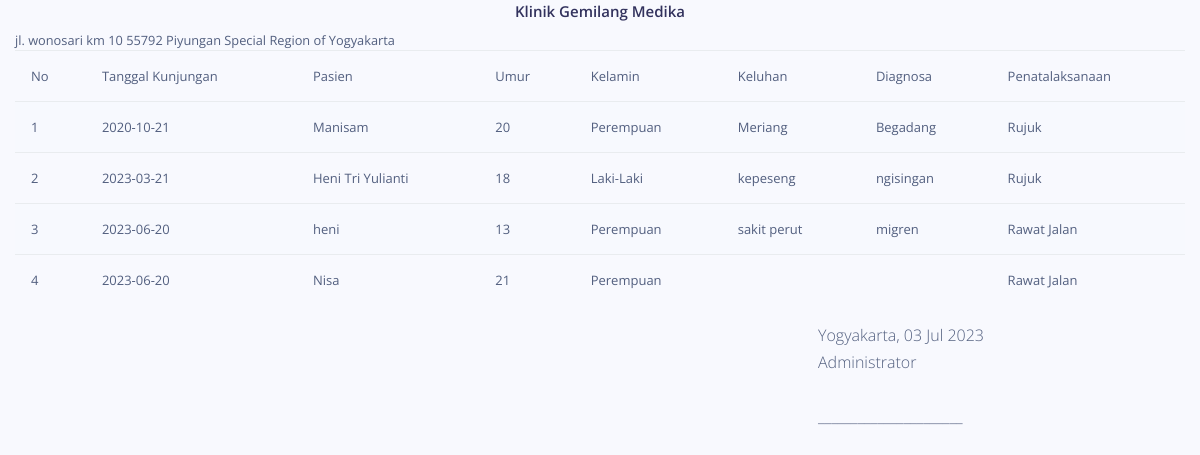
The app's page /index.php/admin/kunjungan/laporan with its own data.
### tables this page shows
CREATE TABLE `berobat` (
  `id_berobat` int(11) NOT NULL,
  `id_pasien` int(11) NOT NULL,
  `id_dokter` int(11) NOT NULL,
  `tgl_berobat` date NOT NULL,
  `keluhan` text NOT NULL,
  `diagnosa` varchar(100) NOT NULL,
  `penatalaksaan` enum('Rawat Jalan','Rawat Inap','Rujuk','Lainnya') NOT NULL
);

CREATE TABLE `pasien` (
  `id_pasien` int(11) NOT NULL,
  `nama_pasien` varchar(50) NOT NULL,
  `jk_pasien` enum('L','P') NOT NULL,
  `umur_pasien` int(11) NOT NULL
);

### application/controllers/admin/Kunjungan.php (called while the page is built, shortened)
<?php
class Kunjungan extends CI_Controller {
	public function __construct()
	{
		$this->load->model('Kunjungan_m');
		$this->load->model('Dokter_m');
		$this->load->model('Pasien_m');
		$this->load->model('Obat_m');
		$this->load->library('form_validation');
	}
	public function laporan()
	{
		$data['title'] = 'Laporan Kunjungan/Berobat';
		$data['kunjungan'] = $this->Kunjungan_m->get_join('berobat')->result_array();
		$this->load->view('layout/header', $data);
		$this->load->view('admin/laporan/laporan_kunjungan');
		$this->load->view('layout/footer');
	}
}

### index.php (called while the page is built, shortened)
<?php
require_once BASEPATH.'core/CodeIgniter.php';

### application/models/Kunjungan_m.php (called while the page is built, shortened)
<?php
class Kunjungan_m extends CI_Model {
	public function get_join($table)
	{
		$this->db->join("dokter", "dokter.id_dokter = $table.id_dokter");
		$this->db->join("pasien", "pasien.id_pasien = $table.id_pasien");
		return $this->db->get($table);
	}
}

### application/views/admin/laporan/laporan_kunjungan.php (the view, shortened to what this page needs)
<div class="container-fluid">
	<h4 class="text-center">Klinik Gemilang Medika</h4>
	<small class="text-center">jl. wonosari km 10 55792 Piyungan Special Region of Yogyakarta</small>
	<div class="row">
		<div class="col-md">
			<table class="table table-striped">
        <thead>
          <tr>
            <td>No</td>
            <td>Tanggal Kunjungan</td>
            <td>Pasien</td>
            <td>Umur</td>
            <td>Kelamin</td>
            <td>Keluhan</td>
            <td>Diagnosa</td>
            <td>Penatalaksanaan</td>
          </tr>
        </thead>
        <tbody>
          <?php $no = 1; foreach($kunjungan as $u) : ?>
            <tr>
              <td><?= $no++; ?></td>
              <td><?= $u['tgl_berobat']; ?></td>
              <td><?= $u['nama_pasien']; ?></td>
              <td><?= $u['umur_pasien']; ?></td>
              <td><?= $u['jk_pasien'] == 'L' ? 'Laki-Laki' : 'Perempuan'; ?></td>
              <td><?= $u['keluhan']; ?></td>
              <td><?= $u['diagnosa']; ?></td>
              <td><?= $u['penatalaksaan']; ?></td>
            </tr>
          <?php endforeach; ?>
        </tbody>
      </table>
		</div>
	</div>
	<div class="row">
		<div class="col-md-4 offset-md-8">
			<table>
				<tr>
					<td></td>
					<td>
						<?php $tgl = date_create(date('d-m-Y')); ?>
						<p>Yogyakarta, <?= date_format($tgl, 'd M Y'); ?>
							<br>
							Administrator <br><br>
							______________________
						</p>
					</td>
				</tr>
			</table>
		</div>
	</div>
</div>

### records on screen
berobat: tgl_berobat "2020-10-21", id_pasien.nama_pasien "Manisam", id_pasien.umur_pasien "20", shows "Perempuan", keluhan "Meriang", diagnosa "Begadang", penatalaksaan "Rujuk"
berobat: tgl_berobat "2023-03-21", id_pasien.nama_pasien "Heni Tri Yulianti", id_pasien.umur_pasien "18", shows "Laki-Laki", keluhan "kepeseng", diagnosa "ngisingan", penatalaksaan "Rujuk"
berobat: tgl_berobat "2023-06-20", id_pasien.nama_pasien "heni", id_pasien.umur_pasien "13", shows "Perempuan", keluhan "sakit perut", diagnosa "migren", penatalaksaan "Rawat Jalan"
berobat: tgl_berobat "2023-06-20", id_pasien.nama_pasien "Nisa", id_pasien.umur_pasien "21", shows "Perempuan", penatalaksaan "Rawat Jalan"

### other values on screen
date_format($tgl, 'd M Y') "03 Jul 2023"
